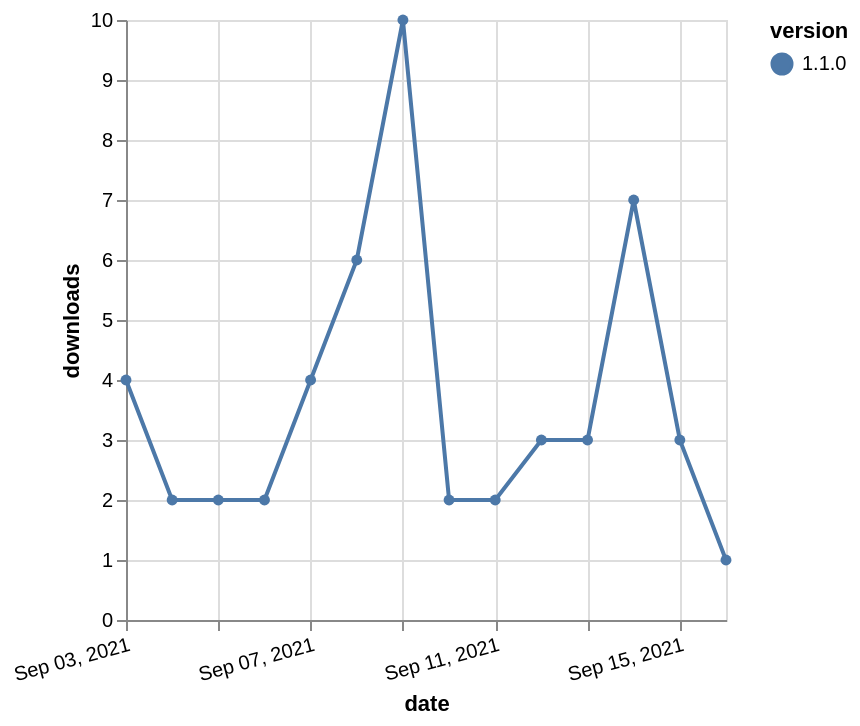

Describe this chart as a Vega-Lite specification.
### Vega-Lite specification from a JSON file in a GitHub repository (floating-point values rounded to 4 significant figures)
{"$schema": "https://vega.github.io/schema/vega-lite/v5.json", "description": "A simple bar chart with embedded data.", "data": {"values": [{"date": "2021-09-03", "total": 2270, "delta": 4, "version": "1.1.0"}, {"date": "2021-09-04", "total": 2272, "delta": 2, "version": "1.1.0"}, {"date": "2021-09-05", "total": 2274, "delta": 2, "version": "1.1.0"}, {"date": "2021-09-06", "total": 2276, "delta": 2, "version": "1.1.0"}, {"date": "2021-09-07", "total": 2280, "delta": 4, "version": "1.1.0"}, {"date": "2021-09-08", "total": 2286, "delta": 6, "version": "1.1.0"}, {"date": "2021-09-09", "total": 2296, "delta": 10, "version": "1.1.0"}, {"date": "2021-09-10", "total": 2298, "delta": 2, "version": "1.1.0"}, {"date": "2021-09-11", "total": 2300, "delta": 2, "version": "1.1.0"}, {"date": "2021-09-12", "total": 2303, "delta": 3, "version": "1.1.0"}, {"date": "2021-09-13", "total": 2306, "delta": 3, "version": "1.1.0"}, {"date": "2021-09-14", "total": 2313, "delta": 7, "version": "1.1.0"}, {"date": "2021-09-15", "total": 2316, "delta": 3, "version": "1.1.0"}, {"date": "2021-09-16", "total": 2317, "delta": 1, "version": "1.1.0"}]}, "width": "container", "mark": {"type": "line", "point": {"filled": true}}, "encoding": {"x": {"field": "date", "type": "temporal", "timeUnit": "yearmonthdate", "title": "date", "axis": {"labelAngle": -15}}, "y": {"field": "delta", "type": "quantitative", "title": "downloads"}, "color": {"field": "version", "type": "nominal"}, "tooltip": {"field": "delta"}}}
